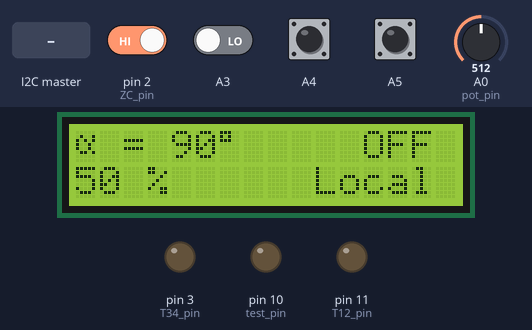
Bench run of a program on a simulated Arduino Uno, built with avr-gcc and run on an emulated ATmega328P. Parts: 16×2 character LCD, output pins drawn as LEDs (lit = HIGH). Inputs (shaded band) come from the test bench; at power-on: A4, A5, pin 2 (ZC_pin) HIGH, A3 LOW, A0 (pot_pin) = 512. What the program prints to the serial monitor is not drawn.

Above: at 1.2 s.
1.3 s: the I2C master sends "R"
At 2.0 s:
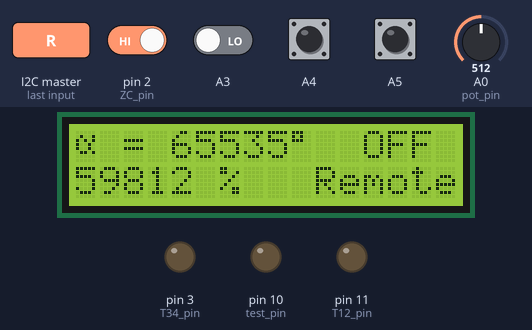
2.8 s: pin 2 (ZC_pin) driven LOW
5.8 s: the I2C master sends "L"
At 7.3 s:
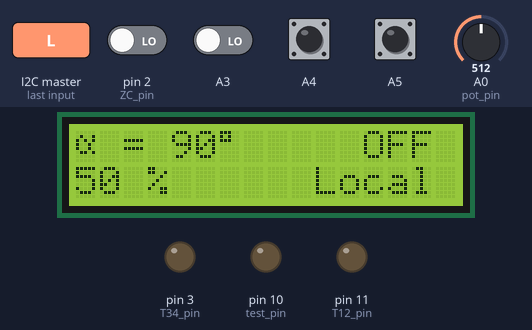
8.8 s: A0 (pot_pin) set to 716
At 9.8 s:
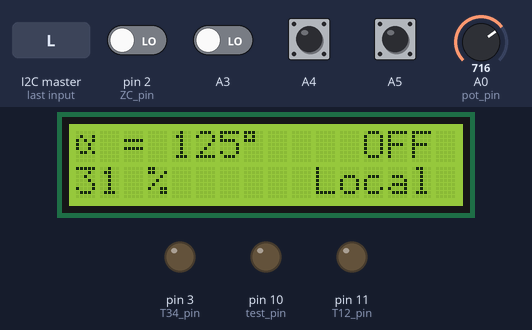
10.4 s: A0 (pot_pin) set to 900
At 11.5 s:
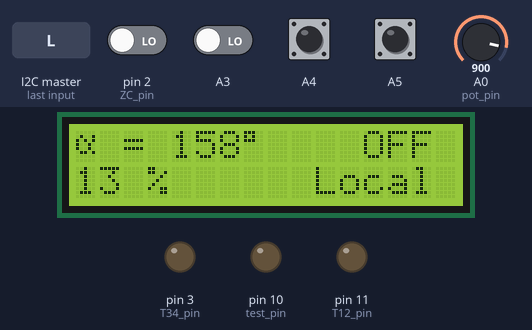
11.9 s: A0 (pot_pin) set to 1023
At 13.6 s:
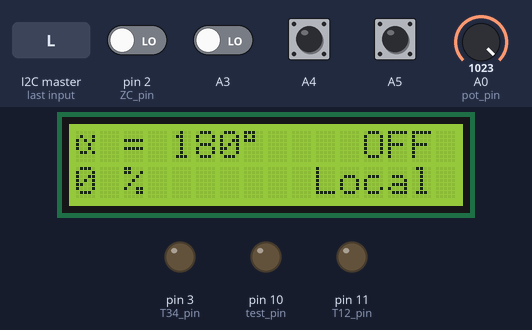
Timing chart, 0 to 14.6 s (numbered marks = the images above; inputs shaded):
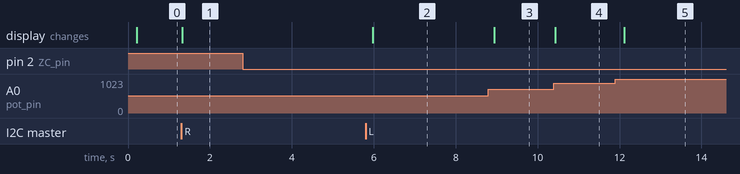

Measured:
- after the input at 1.3 s, the display: changes at once (image 1)
- after the input at 2.8 s, every drawn part: stays the same
- after the input at 5.8 s, the display: changes after 0.18 s (image 2)
- after the input at 8.8 s, the display: changes after 0.15 s (image 3)
- after the input at 10.4 s, the display: changes at once (image 4)
- after the input at 11.9 s, the display: changes after 0.22 s (image 5)

The program:

main.cpp
```cpp
#include <Arduino.h>
#include <Wire.h>
#include <LiquidCrystal.h>
#include "tyristorlib.h"
#include "isr.h"

////////////////////////////////////////////////
/// settings //

const uint8_t grid_freq_setting_hz = 50;


////////////////////////////////////////////////

int mode;
char c;
uint8_t T12_pin = 11;  //Pin11 som gjev ut pulstogsignal til eitt av tyristorpara
uint8_t T34_pin = 3;   //Pin3 som gjev ut pulstogsignal til det andre tyritorparet
uint8_t test_pin = 10;
void lc();
void lcoff();
uint32_t pot_pin = A0;
uint32_t potmeter_adc_raw;
uint32_t alpha_degrees;
uint32_t alpha_percentage;
uint32_t alpha_from_pot;
uint32_t alpha_from_ESP;


//Sett opp symbol for alpha, som skal visast i display
uint8_t alpha[] = {0x00, 0x09, 0x15, 0x12, 0x12, 0x0D, 0x00, 0x00};


//Oppsett av LCD, vel ledige pinnar
const uint8_t rs = 4, en = 5, d4 = 6, d5 = 7, d6 = 8, d7 = 9;
LiquidCrystal lcd(rs, en, d4, d5, d6, d7);

const byte slaveAdr = 127;
void slaverecievefrommaster(int howMany);

void setup() {
  Serial.begin(9600);
  pinMode(test_pin, OUTPUT);
  pinMode(T12_pin, OUTPUT);
  pinMode(T34_pin, OUTPUT);
  pinMode(pot_pin, INPUT);
  pinMode(A3, INPUT);
  pinMode(A4, INPUT);
  timer2setup();
  timer1setup();
  interruptSetup();
  lcd.begin(16, 2);
  start = 0;            //Kvar gong programmet vert lasta opp er det i stopp-modus
  pinMode(10, OUTPUT);
// For I2C:
  Wire.begin(127);
  Wire.onReceive(slaverecievefrommaster);
  c = 'L';
  pinMode(4, OUTPUT);
}

/*Funksjon som styrer lcd. Hentar alfa verdiar som skal visast
og kva modus programmet er i. Funksjonen vert kalla kvart 200 ms i loop.*/
void lc(uint16_t alpha_degrees,uint16_t alpha_percentage){
  lcd.clear();
  lcd.createChar(1, alpha);
  lcd.setCursor(0,0);
  lcd.write(byte(1));
  lcd.print(" = ");
  lcd.print(alpha_degrees);
  lcd.print("\xDF");
  lcd.setCursor(0,1);
  lcd.print(alpha_percentage);
  lcd.print(" %");
  lcd.setCursor(12,0);
  if (start){
    lcd.print("ON");}
  else{
    lcd.print("OFF");
  }
    lcd.setCursor(10, 1);
  if (mode){
    lcd.print("Remote");
  }
  else{
    lcd.print("Local");
  }
}

struct {
  uint8_t pressed;
  uint8_t previous;
  uint8_t changed;
} button_state;

/*Funksjon for å hindra debounce av knappar. Vert kalla kvart 10ms. Set opp ein 8bit currentState
som les inn verdien til analoge innganagr kor knappane er tilkopla.  */

void SamplePushbuttons (){

  uint8_t currentState =  (!digitalRead(A4) << 1)| digitalRead(A3) | (digitalRead(A5) << 2);

  button_state.changed = button_state.pressed;

  button_state.pressed |= (button_state.previous & currentState);
  button_state.pressed &= (button_state.previous | currentState);

  button_state.changed ^= button_state.pressed;
  button_state.previous = currentState;

}

//Funksjon som les inn data sendt frå ESP32 og lagrar desse
void slaverecievefrommaster(int howMany){
   while (Wire.available()) {
     c = Wire.read();
     alpha_from_ESP = Wire.read();
     Serial.println(c);
     delay(500);
 }
}

void loop() {
  uint32_t currentTimeStamp_ms = millis();
  static uint32_t prevTimeStamp_ms = 0;
  const uint32_t interval_ms = 10;
  const uint32_t intervallc_ms = 200;
  static uint32_t prevTimeStamplc_ms = 0;

if ((currentTimeStamp_ms - prevTimeStamp_ms) >= interval_ms){
  SamplePushbuttons();
  //Sjekkar om startknapp er trykt
  if ((button_state.changed & (1<<0)) != 0){
    if ((button_state.pressed & (1<<0)) != 0){
    }
    else {
      start= 1; // Set startflagg til ein slik at resten av koden kan køyra frå avbrotsfunksjon
      timer1on();
      }
  }
//Sjekkar om stoppknapp er trykt
 if ((button_state.changed & (1<<1)) != 0){
    if ((button_state.pressed & (1<<1)) != 0){
      start = 0; //I stoppmodus skjer ingenting og alt er skrudd av
      timer1off();
      T12pulseoff();
      T34pulseoff();
    }
    else {
    }
  }
    zc_watchdog_counter++; //sjekkar om firkanpulssignal manglar, i såfall send feilmelding
    if(zc_watchdog_counter > 15){
      Serial.println("Zero crossing signal is missing!");
    }
  prevTimeStamp_ms = currentTimeStamp_ms;
}
if ((currentTimeStamp_ms - prevTimeStamplc_ms) >= intervallc_ms){
   potmeter_adc_raw = analogRead(pot_pin); //Les verdi frå potmeter, 0-1023
   //sjekkar kva modus programmet er i og kva alfaverdi det skal bruka
   alpha_from_pot = ((potmeter_adc_raw*180)/1023);
   //alpha_from_ESP = x;
  if (c == 'R'){
    alpha_degrees = alpha_from_ESP;
    mode = 1;
  }
  else if (c == 'L'){
    alpha_degrees = alpha_from_pot;
    mode = 0;
  }
alpha_percentage = 100 - ((alpha_degrees*100)/180);//Reknar ut kor mange prosent tennvinkelen er
timer1setalpha(alpha_degrees, grid_freq_setting_hz);//Gjev verdiar til funksjon for omrekning til OCRxy verdiar
lc(alpha_degrees, alpha_percentage);//Same verdiane til lc funksjonen
prevTimeStamplc_ms = currentTimeStamp_ms;
 }
}
```

isr.cpp
```cpp
#include <Arduino.h>
#include "isr.h"
#include "tyristorlib.h"
//For å velgja om ein skal ha pwm-signal eller firkantpuls på utgangane.
//Mest for testing og feilsøking, så er det lettare å setja utgangar høg istadenfor pulstog
#define SQUARE_WAVE 0

int start;
//int stopp;
//int flagg12;
//int flagg34;
static uint16_t period_count = 0;
uint8_t zc_watchdog_counter = 0;
uint16_t compA_counter = 0;


/*Set opp avbrotsfunksjon. Denne skal registrera eksternt avbrot for negativ flanke
på pinne 2. */
void interruptSetup(){
  EICRA = (1 << ISC01) | (0 << ISC00);
  EIMSK = (1 << INT0);
}
/*Denne funksjonen køyrer for kvart avbrot. ZC_watchdog er lagt innf or å registrera
dersom det ikkje kjem inn firkantpulssignal*/
  ISR(INT0_vect){
  zc_watchdog_counter = 0;
  compA_counter = 0;
  if (start){               //Dersom start modus, viss ikkje skjer ingenting
      period_count = TCNT1; // Store counter value in order to calculate frequency
      TCNT1 = 0;            //Nullstiller timer, startar telja frå null

      OCR1A = get_comp_alpha();   //Set OCR1A til verdien som er rekna ut frå alfa frå potmeter/ESP
      OCR1B = get_comp_alpha() + get_comp_180(); //OCR1B er det same, ein halvperiode etter

    #if defined(SQUARE_WAVE) && (SQUARE_WAVE == 0) //Set enten pinne låg eller pulstog av.
        T34pulseoff();
    #else
        PORTD &= ~(1 << 3); // Pin 3 low
    #endif
  }
  else {
  }
}

/*Denne funksjonen vil køyra kvar gong OCR1B = TCNT1. Det vil seia kvar gong ein får ...
*/

ISR(TIMER1_COMPB_vect){

#if defined(SQUARE_WAVE) && (SQUARE_WAVE == 0)
    T34pulseon();//Set pinne3 høge eller pulstog på.

  #else
    PORTD |= (1 << 3); // Pin 3 high
  #endif
}

ISR(TIMER1_COMPA_vect){
#if defined(SQUARE_WAVE) && (SQUARE_WAVE == 0)
  if (compA_counter > 0)/*is_pulse12_on()*/{   //Dersom compA_counter =< , så har ein positiv flanke og pulstoget skal vera av
      T12pulseoff();
    }
  else{                   //Her er negtiv flanke
    compA_counter++;      //For å kunna skru av ved positiv flanke
    T12pulseon();         //pulstoget skal på her ved negativ flanke
    // Oppdaterer OCR1A registeret
    // så timer kan skru av pulstoget
    // etter ein full syklus
    OCR1A = get_comp_180(); //20010;// - temp + TCNT1;
  }
  //Her skjer det same berre set utgangar høg og låg
#else
  if (compA_counter > 0){
    PORTB &= ~(1 << 3); // Pin 11 low
  }
  else{
    compA_counter++;
    PORTB |= (1 << 3); // Pin 11 high
    OCR1A = get_comp_180(); //20010;// - temp + TCNT1;
  }
#endif
}
```

isr.h
```cpp
#ifndef ISR_H
#define ISR_H

extern int start;
//extern int stopp;
//extern int flagg12;
//extern int flagg34;
extern uint8_t zc_watchdog_counter;
void ZC_ISR();
void interruptSetup();
const uint8_t ZC_pin = 2;

#endif /* ISR_H */
```
